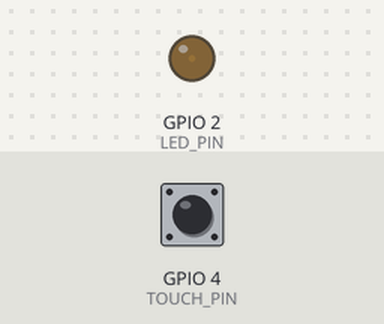
Bench run of a sketch on a simulated ESP32. Parts: output pins drawn as LEDs (lit = HIGH). Inputs (shaded band) come from the test bench; at power-on: GPIO 4 (TOUCH_PIN) HIGH.

Above: at 0.05 s.
At 1.15 s:
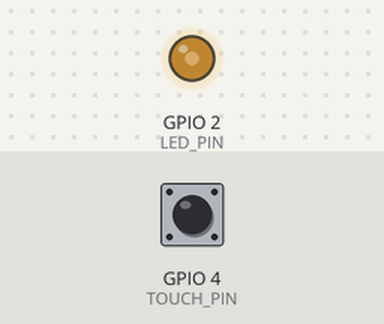
At 2.3 s:
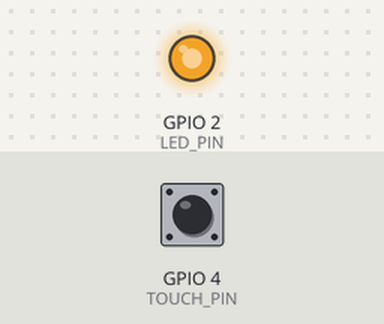
At 4.6 s:
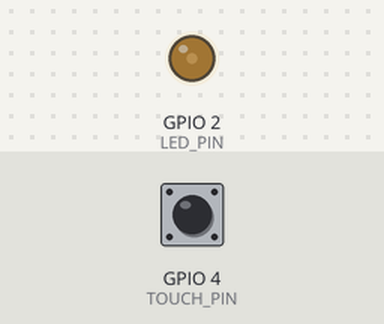
Timing chart, 0 to 6.7 s (numbered marks = the images above):
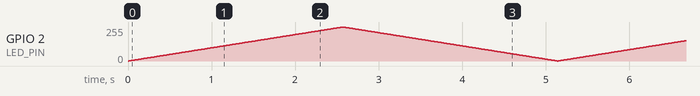

The sketch:

homework05_touch_controlledbreathingLED.ino
```cpp
#define TOUCH_PIN 4
#define LED_PIN 2
#define THRESHOLD 500
#define DEBOUNCE_DELAY 80  // 复用ex04软件防抖参数

// 触摸相关（继承作业4自锁边缘检测逻辑）
bool lastTouchState = false;
unsigned long touchDebounceTime = 0;

// 作业5新增：呼吸档位控制
int speedGear = 1;    // 档位：1/2/3档，初始1档
int pwmVal = 0;       // PWM亮度值 0~255
int pwmStep;          // 亮度变化步长，由档位决定
bool brightUp = true; // 呼吸渐变方向：增亮/变暗

void setup() {
  Serial.begin(115200);
  pinMode(LED_PIN, OUTPUT);
}

void loop() {
  // ========== 1. 触摸检测（复用ex04边缘检测+防抖逻辑） ==========
  int touchRaw = touchRead(TOUCH_PIN);
  bool currTouch = (touchRaw < THRESHOLD);

  if (millis() - touchDebounceTime > DEBOUNCE_DELAY) {
    // 边缘检测：仅触摸瞬间触发，长按不重复切换档位
    if (currTouch == true && lastTouchState == false) {
      // 3档循环切换 1→2→3→1
      speedGear = speedGear + 1;
      if (speedGear > 3) speedGear = 1;
      Serial.print("切换至档位：");
      Serial.println(speedGear);
      touchDebounceTime = millis();
    }
  }
  lastTouchState = currTouch;

  // ========== 2. 根据档位设置呼吸速度（步长越大呼吸越快） ==========
  switch(speedGear){
    case 1: pwmStep = 1; break;  // 慢呼吸
    case 2: pwmStep = 3; break;  // 中等速度
    case 3: pwmStep = 6; break;  // 急促快速呼吸
  }

  // ========== 3. PWM呼吸灯逻辑（实验3基础PWM） ==========
  analogWrite(LED_PIN, pwmVal);

  // 亮度增减
  if(brightUp){
    pwmVal += pwmStep;
    if(pwmVal >= 255) brightUp = false;
  }else{
    pwmVal -= pwmStep;
    if(pwmVal <= 0) brightUp = true;
  }

  delay(10);
}
```
